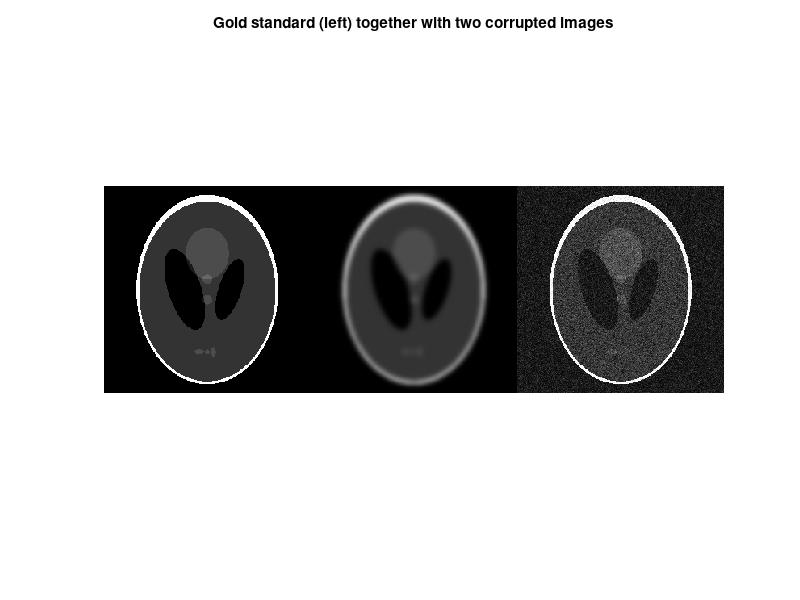
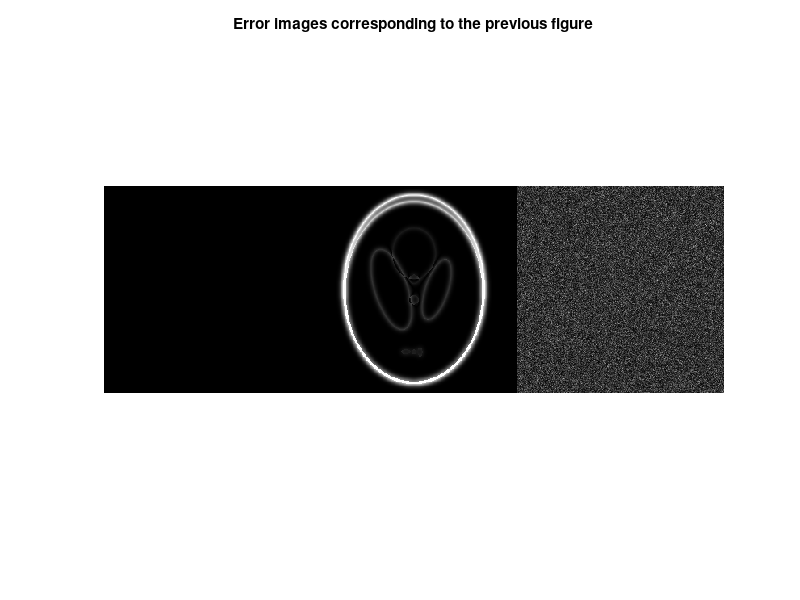

Recreate these plots in MATLAB, in order. (Note: this script raises an error after producing the figures.)
clear;
close all;
clc;

%% Create gold standard and corrupted images
N = 256;
testIm = phantom(256); % gold standard

win = gausswin(N,10)*gausswin(N,10)';
version1 = fftshift(ifft2(ifftshift(win.*fftshift(fft2(ifftshift(testIm)))))); % First image
nrmse = norm(version1(:)-testIm(:))/norm(testIm(:));

noise = complex(randn(N),randn(N));
noise = noise*nrmse/norm(noise(:))*norm(testIm(:));
version2 = phantom+noise; % Second image
nrmse2 = norm(version2(:)-testIm(:))/norm(testIm(:));

%% Display images
figure;imagesc([abs(testIm) abs(version1) abs(version2)]);axis equal;axis tight;colormap(gray(256));axis off;caxis([0,1]);
title('Gold standard (left) together with two corrupted images');
figure;imagesc([abs(testIm-testIm) abs(testIm-version1) abs(testIm-version2)]);axis equal;axis tight;colormap(gray(256));axis off;caxis([0,0.5]);
title('Error images corresponding to the previous figure');

%% Display ESPs (Plotting in Nyquist units)
[esp_plot, grid, lambda] = esp(testIm,version1); % Compute ESP for the first image, using cross-validation to estimate lambda
figure;
plot(grid,esp_plot,'linewidth',3);
hold on;
esp(testIm,version2,[],lambda); % Compute ESP for the second image, reusing the regularization parameter from the first case
legend('First image','Second image');

%% Display ESPs (Plotting in mm)
[esp_plot, grid, lambda] = esp(testIm,version1,[2 2]); % Compute ESP for the first image, using cross-validation to estimate lambda (assuming 2mm isotropic resolution)
figure;
plot(grid,esp_plot,'linewidth',3);
hold on;
esp(testIm,version2,[2 2],lambda); % Compute ESP for the second image, reusing the regularization parameter from the first case
legend('First image','Second image');